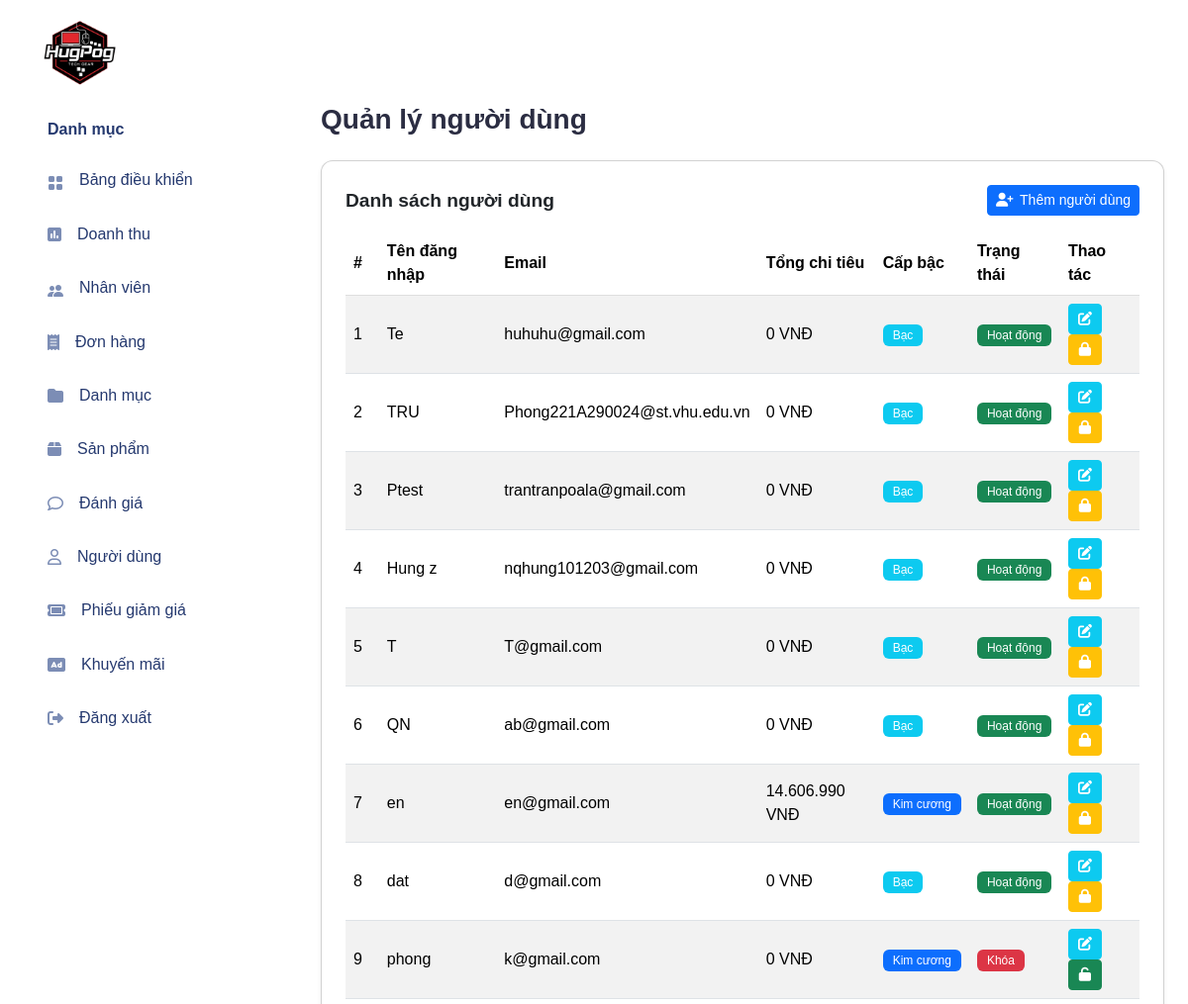
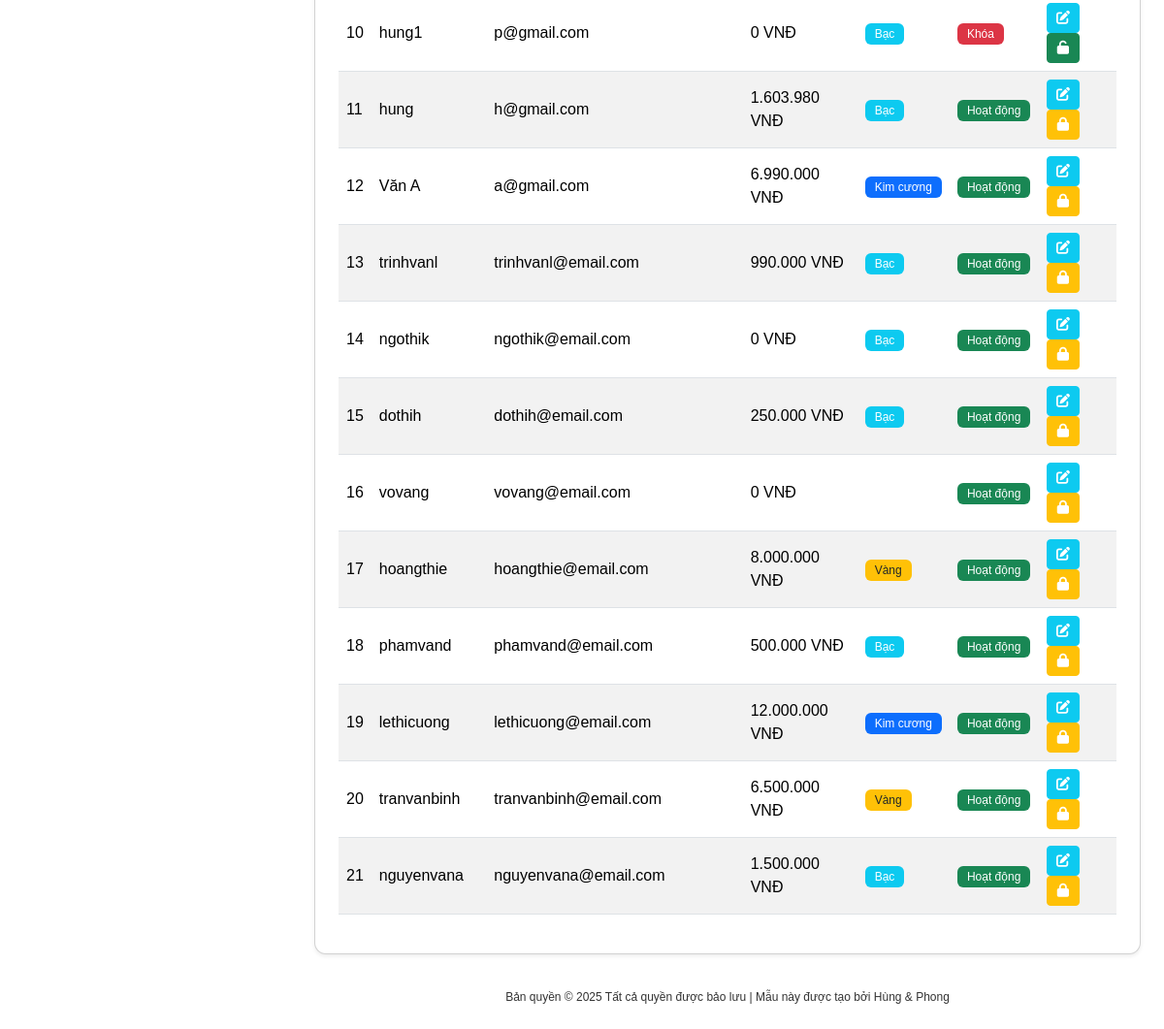
The page /public/admin/users.php (signed in) on the database its author committed (2 pictures, top to bottom).
### tables this page shows
CREATE TABLE `users` (
  `id` int(11) NOT NULL,
  `username` varchar(50) NOT NULL,
  `email` varchar(100) NOT NULL,
  `password_hash` varchar(255) NOT NULL,
  `full_name` varchar(100) DEFAULT NULL,
  `phone` varchar(20) DEFAULT NULL,
  `address` text DEFAULT NULL,
  `birth_date` date DEFAULT NULL,
  `rank` enum('silver','gold','diamond') DEFAULT 'silver',
  `total_spent` decimal(15,2) DEFAULT 0.00,
  `status` enum('active','locked') DEFAULT 'active',
  `created_at` datetime DEFAULT current_timestamp()
);

### models/UserModel.php (called while the page is built, shortened)
<?php
class UserModel
{
    public function getAllUsers()
    {
        $conn = db_connect();
        $sql = "SELECT id, username, email, full_name, phone, birth_date, `rank`, total_spent, status, created_at FROM users ORDER BY id DESC";
        $result = $conn->query($sql);
        $users = $result->fetch_all(MYSQLI_ASSOC);
        return $users;
    }
}

### includes/controllers/UserController.php (called while the page is built, shortened)
<?php
class UserController
{
    private $userModel;
    public function __construct()
    {
        $this->userModel = new UserModel();
    }
    public function listUsersForAdmin()
    {
        return $this->userModel->getAllUsers();
    }
}

### view/admin/user_management.php (the view, shortened to what this page needs)
<!DOCTYPE html>
<html lang="en">
<head>
    <link href="https://cdn.jsdelivr.net/npm/bootstrap@5.3.2/dist/css/bootstrap.min.css" rel="stylesheet">
    <link href="https://cdnjs.cloudflare.com/ajax/libs/font-awesome/6.4.2/css/all.min.css" rel="stylesheet">
    <link rel="stylesheet" href="<?php echo BASE_URL; ?>public/css/style.css">
    <link rel="stylesheet" href="<?php echo BASE_URL; ?>public/css/app.css">
</head>
<body>
    <?php include __DIR__ . '../../layout/sidebar.php'; ?>
    <div id="main" class="p-4">
        <div class="page-heading mb-4">
            <h3>Quản lý người dùng</h3>
        </div>
        <div class="page-content">
            <div class="card shadow-sm">
                <div class="card-body">
                    <div class="d-flex justify-content-between align-items-center mb-3">
                        <h4 class="card-title mb-0">Danh sách người dùng</h4>
                        <button
                            type="button"
                            class="btn btn-primary btn-sm"
                            data-bs-toggle="modal"
                            data-bs-target="#addUserModal">
                            <i class="fa-solid fa-user-plus me-2"></i>Thêm người dùng
                        </button>
                    </div>
                    <div class="table-responsive">
                        <table class="table table-hover table-striped">
                            <thead>
                                <tr>
                                    <th>#</th>
                                    <th>Tên đăng nhập</th>
                                    <th>Email</th>
                                    <th>Tổng chi tiêu</th>
                                    <th>Cấp bậc</th>
                                    <th>Trạng thái</th>
                                    <th>Thao tác</th>
                                </tr>
                            </thead>
                            <tbody>
                                <?php if (!empty($users)): ?>
                                    <?php foreach ($users as $index => $user):
                                        $is_active = $user['status'] === 'active';
                                        $data_attributes = [
                                            'data-id' => $user['id'],
                                            'data-username' => htmlspecialchars($user['username']),
                                            'data-email' => htmlspecialchars($user['email']),
                                            'data-rank' => htmlspecialchars($user['rank'] ?? 'silver'),
                                            'data-status' => htmlspecialchars($user['status'] ?? 'active'),
                                            'data-fullname' => htmlspecialchars($user['full_name'] ?? ''),
                                            'data-phone' => htmlspecialchars($user['phone'] ?? ''),
                                            'data-total-spent' => htmlspecialchars($user['total_spent'] ?? '0'),
                                        ];
                                    ?>
                                        <tr data-id="<?= $user['id'] ?>">
                                            <td><?= $index + 1 ?></td>
                                            <td><?= htmlspecialchars($user['username']) ?></td>
                                            <td><?= htmlspecialchars($user['email']) ?></td>
                                            <td><?= formatCurrency($user['total_spent'] ?? 0) ?></td>
                                            <td><?= displayRankBadge($user['rank'] ?? 'silver') ?></td>
                                            <td><?= displayStatusBadge($user['status'] ?? 'active') ?></td>
                                            <td>
                                                <button
                                                    type="button"
                                                    class="btn btn-sm btn-info edit-user-btn me-2"
                                                    title="Chỉnh sửa"
                                                    data-bs-toggle="modal"
                                                    data-bs-target="#editUserModal"
                                                    <?php foreach ($data_attributes as $key => $value) {
                                                        echo $key . '="' . $value . '" ';
                                                    } ?>>
                                                    <i class="fas fa-edit"></i>
                                                </button>
                                                <?php if ($is_active): ?>
                                                    <button
                                                        class="btn btn-sm btn-warning"
                                                        title="Khóa tài khoản"
                                                        onclick="confirmStatusToggle(<?= $user['id'] ?>, '<?= $user['status'] ?>', 'Khóa')">
                                                        <i class="fas fa-lock"></i>
                                                    </button>
                                                <?php else: ?>
                                                    <button
                                                        class="btn btn-sm btn-success"
                                                        title="Kích hoạt tài khoản"
                                                        onclick="confirmStatusToggle(<?= $user['id'] ?>, '<?= $user['status'] ?>', 'Kích hoạt')">
                                                        <i class="fas fa-unlock"></i>
                                                    </button>
                                                <?php endif; ?>
                                            </td>
                                        </tr>
                                    <?php endforeach; ?>
                                <?php else: ?>
                                    <tr>
                                        <td colspan="7" class="text-center">Chưa có người dùng nào trong hệ thống.</td>
                                    </tr>
                                <?php endif; ?>
                            </tbody>
                        </table>
                    </div>
                </div>
            </div>
            <div class="py-6 px-6 text-center">
                <span class="copyright">
                    Bản quyền &copy;
                    Tất cả quyền được bảo lưu | Mẫu này được tạo bởi Hùng & Phong
                </span>
            </div>
        </div>
    </div>
</body>
</html>

### public/admin/users.php (shortened to what this page needs)
<?php
$userController = new UserController();
$users = $userController->listUsersForAdmin();
function formatCurrency($amount) {
    return number_format($amount, 0, ',', '.') . ' VNĐ';
}
function displayRankBadge($rank) {
    $rank = strtolower($rank);
    $text = ucfirst($rank); $class = 'bg-secondary';
    switch ($rank) {
        case 'diamond': $class = 'bg-primary'; $text = 'Kim cương'; break;
        case 'gold': $class = 'bg-warning text-dark'; $text = 'Vàng'; break;
        case 'silver': $class = 'bg-info'; $text = 'Bạc'; break;
    }
    return '<span class="badge ' . $class . '">' . $text . '</span>';
}
function displayStatusBadge($status) {
    $status = strtolower($status);
    $text = $status === 'active' ? 'Hoạt động' : 'Khóa';
    $class = $status === 'active' ? 'bg-success' : 'bg-danger';
    return '<span class="badge ' . $class . '">' . $text . '</span>';
}
include __DIR__ . '/../../view/admin/user_management.php';

### public/css/style.css (style rules this page uses)
body { font-family: "Montserrat", sans-serif; font-weight: 400; color: #333; }
h1, h2, h3, h4, h5, h6 { color: #2b2d42; font-weight: 700; margin: 0 0 10px; }
.copyright { margin-top: 30px; display: block; font-size: 12px; }
.card { border-radius: 12px; box-shadow: 0 4px 6px rgba(0, 0, 0, 0.05); }
.badge { font-weight: 500; padding: 5px 10px; border-radius: 6px; }
.table-responsive { overflow-x: auto; }

### public/css/app.css (style rules this page uses)
.btn i,.btn svg { width:16px;height:16px }
.btn.btn-danger,.btn.btn-info,.btn.btn-primary,.btn.btn-secondary,.btn.btn-success,.btn.btn-warning { color:#fff }
.card { margin-bottom:2.2rem;border:none }
.card .card-title { font-size:1.2rem }
.card .card-body { padding:1.5rem }
.dataTable-table td,.dataTable-table thead th,.table td,.table thead th { vertical-align:middle }
.dataTable-table:not(.table-borderless) thead th,.table:not(.table-borderless) thead th { border-bottom:1px solid #dedede!important }
#main { margin-left:300px;padding:2rem }
.page-heading { margin:0 0 2rem }
.page-heading h3 { font-weight:700 }

### rows shown on the page
users: username "Te", email "huhuhu@gmail.com", total_spent "0 VNĐ", rank "Bạc", status "Hoạt động"
users: username "TRU", email "Phong221A290024@st.vhu.edu.vn", total_spent "0 VNĐ", rank "Bạc", status "Hoạt động"
users: username "Ptest", email "trantranpoala@gmail.com", total_spent "0 VNĐ", rank "Bạc", status "Hoạt động"
users: username "Hung z", email "nqhung101203@gmail.com", total_spent "0 VNĐ", rank "Bạc", status "Hoạt động"
users: username "T", email "T@gmail.com", total_spent "0 VNĐ", rank "Bạc", status "Hoạt động"
users: username "QN", email "ab@gmail.com", total_spent "0 VNĐ", rank "Bạc", status "Hoạt động"
users: username "en", email "en@gmail.com", total_spent "14.606.990 VNĐ", rank "Kim cương", status "Hoạt động"
users: username "dat", email "d@gmail.com", total_spent "0 VNĐ", rank "Bạc", status "Hoạt động"
users: username "phong", email "k@gmail.com", total_spent "0 VNĐ", rank "Kim cương", status "Khóa"
users: username "hung1", email "p@gmail.com", total_spent "0 VNĐ", rank "Bạc", status "Khóa"
users: username "hung", email "h@gmail.com", total_spent "1.603.980 VNĐ", rank "Bạc", status "Hoạt động"
users: username "Văn A", email "a@gmail.com", total_spent "6.990.000 VNĐ", rank "Kim cương", status "Hoạt động"
users: username "trinhvanl", email "trinhvanl@email.com", total_spent "990.000 VNĐ", rank "Bạc", status "Hoạt động"
users: username "ngothik", email "ngothik@email.com", total_spent "0 VNĐ", rank "Bạc", status "Hoạt động"
users: username "dothih", email "dothih@email.com", total_spent "250.000 VNĐ", rank "Bạc", status "Hoạt động"
users: username "vovang", email "vovang@email.com", total_spent "0 VNĐ", status "Hoạt động"
users: username "hoangthie", email "hoangthie@email.com", total_spent "8.000.000 VNĐ", rank "Vàng", status "Hoạt động"
users: username "phamvand", email "phamvand@email.com", total_spent "500.000 VNĐ", rank "Bạc", status "Hoạt động"
users: username "lethicuong", email "lethicuong@email.com", total_spent "12.000.000 VNĐ", rank "Kim cương", status "Hoạt động"
users: username "tranvanbinh", email "tranvanbinh@email.com", total_spent "6.500.000 VNĐ", rank "Vàng", status "Hoạt động"
users: username "nguyenvana", email "nguyenvana@email.com", total_spent "1.500.000 VNĐ", rank "Bạc", status "Hoạt động"
